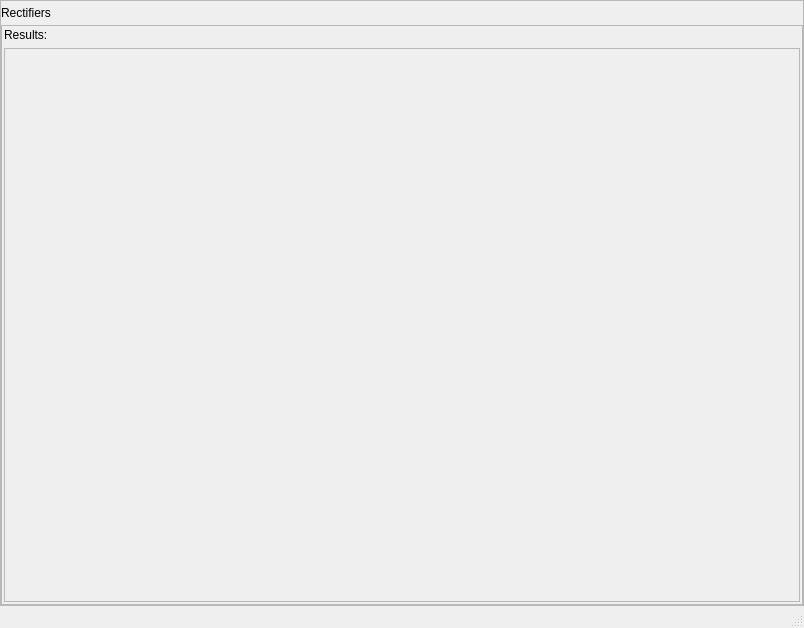
<?xml version="1.0" encoding="UTF-8"?>
<ui version="4.0">
 <class>MainWindow</class>
 <widget class="QMainWindow" name="MainWindow">
  <property name="geometry">
   <rect>
    <x>0</x>
    <y>0</y>
    <width>804</width>
    <height>628</height>
   </rect>
  </property>
  <property name="windowTitle">
   <string>MainWindow</string>
  </property>
  <property name="styleSheet">
   <string notr="true">QPushButton {
color: #333;
border: 2px solid #555;
border-radius: 11px;
padding: 5px;
background: qradialgradient(cx: 0.3, cy: -0.4,
fx: 0.3, fy: -0.4,
radius: 1.35, stop: 0 #fff, stop: 1 #888);
min-width: 80px;
}

QPushButton:pressed {
background: qradialgradient(cx: 0.4, cy: -0.1,
fx: 0.4, fy: -0.1,
radius: 1.35, stop: 0 #fff, stop: 1 #ddd);
}

QFrame.PeripheralCollection{
border-top-left-radius: 5px;
border-top-right-radius: 5px;
border: 1px solid black;
background: qlineargradient(x1: 0, y1: 0, x2: 0, y2: 1,
stop: 0 #6af, stop: 0.1 #689);
}
QFrame.PeripheralCollection QLabel {
color: white;
font-weight: bold;
}

QFrame.PeripheralCollectionInner {
background: qlineargradient(x1: 0, y1: 0, x2: 0, y2: 1,
stop: 0 #abe, stop: 0.7 #aba);
border: none;
border-top: 1px solid black;
}

QFrame.PeripheralCollectionInner QLabel{
color: black;
}

</string>
  </property>
  <widget class="QWidget" name="centralwidget">
   <layout class="QGridLayout" name="gridLayout_3">
    <property name="margin">
     <number>0</number>
    </property>
    <item row="0" column="0">
     <widget class="QFrame" name="widgetFrameOuter">
      <property name="sizePolicy">
       <sizepolicy hsizetype="Preferred" vsizetype="Preferred">
        <horstretch>0</horstretch>
        <verstretch>0</verstretch>
       </sizepolicy>
      </property>
      <property name="styleSheet">
       <string notr="true"/>
      </property>
      <property name="frameShape">
       <enum>QFrame::StyledPanel</enum>
      </property>
      <property name="frameShadow">
       <enum>QFrame::Raised</enum>
      </property>
      <property name="class" stdset="0">
       <string>PeripheralCollection</string>
      </property>
      <layout class="QVBoxLayout" name="verticalLayout_3">
       <property name="spacing">
        <number>5</number>
       </property>
       <property name="leftMargin">
        <number>0</number>
       </property>
       <property name="topMargin">
        <number>5</number>
       </property>
       <property name="rightMargin">
        <number>0</number>
       </property>
       <property name="bottomMargin">
        <number>0</number>
       </property>
       <item>
        <widget class="QLabel" name="Title">
         <property name="text">
          <string>Rectifiers</string>
         </property>
        </widget>
       </item>
       <item>
        <widget class="QFrame" name="frame_2">
         <property name="sizePolicy">
          <sizepolicy hsizetype="Preferred" vsizetype="Preferred">
           <horstretch>0</horstretch>
           <verstretch>0</verstretch>
          </sizepolicy>
         </property>
         <property name="minimumSize">
          <size>
           <width>0</width>
           <height>50</height>
          </size>
         </property>
         <property name="frameShape">
          <enum>QFrame::StyledPanel</enum>
         </property>
         <property name="frameShadow">
          <enum>QFrame::Raised</enum>
         </property>
         <property name="class" stdset="0">
          <string>PeripheralCollectionInner</string>
         </property>
         <layout class="QGridLayout" name="gridLayout_2">
          <property name="horizontalSpacing">
           <number>2</number>
          </property>
          <property name="margin">
           <number>2</number>
          </property>
          <item row="1" column="0">
           <widget class="QScrollArea" name="scrollArea">
            <property name="widgetResizable">
             <bool>true</bool>
            </property>
            <widget class="QWidget" name="scrollAreaWidgetContents">
             <property name="geometry">
              <rect>
               <x>0</x>
               <y>0</y>
               <width>796</width>
               <height>522</height>
              </rect>
             </property>
             <layout class="QGridLayout" name="gridLayout_4">
              <property name="margin">
               <number>2</number>
              </property>
              <property name="spacing">
               <number>2</number>
              </property>
              <item row="0" column="0">
               <layout class="QGridLayout" name="plot_area1"/>
              </item>
             </layout>
            </widget>
           </widget>
          </item>
          <item row="0" column="0">
           <widget class="QLabel" name="results">
            <property name="text">
             <string>Results:</string>
            </property>
           </widget>
          </item>
         </layout>
        </widget>
       </item>
      </layout>
     </widget>
    </item>
   </layout>
  </widget>
  <widget class="QMenuBar" name="menubar">
   <property name="geometry">
    <rect>
     <x>0</x>
     <y>0</y>
     <width>804</width>
     <height>25</height>
    </rect>
   </property>
  </widget>
  <widget class="QStatusBar" name="statusbar"/>
 </widget>
 <resources/>
 <connections/>
 <slots>
  <slot>run()</slot>
  <slot>delete_curve()</slot>
 </slots>
</ui>
